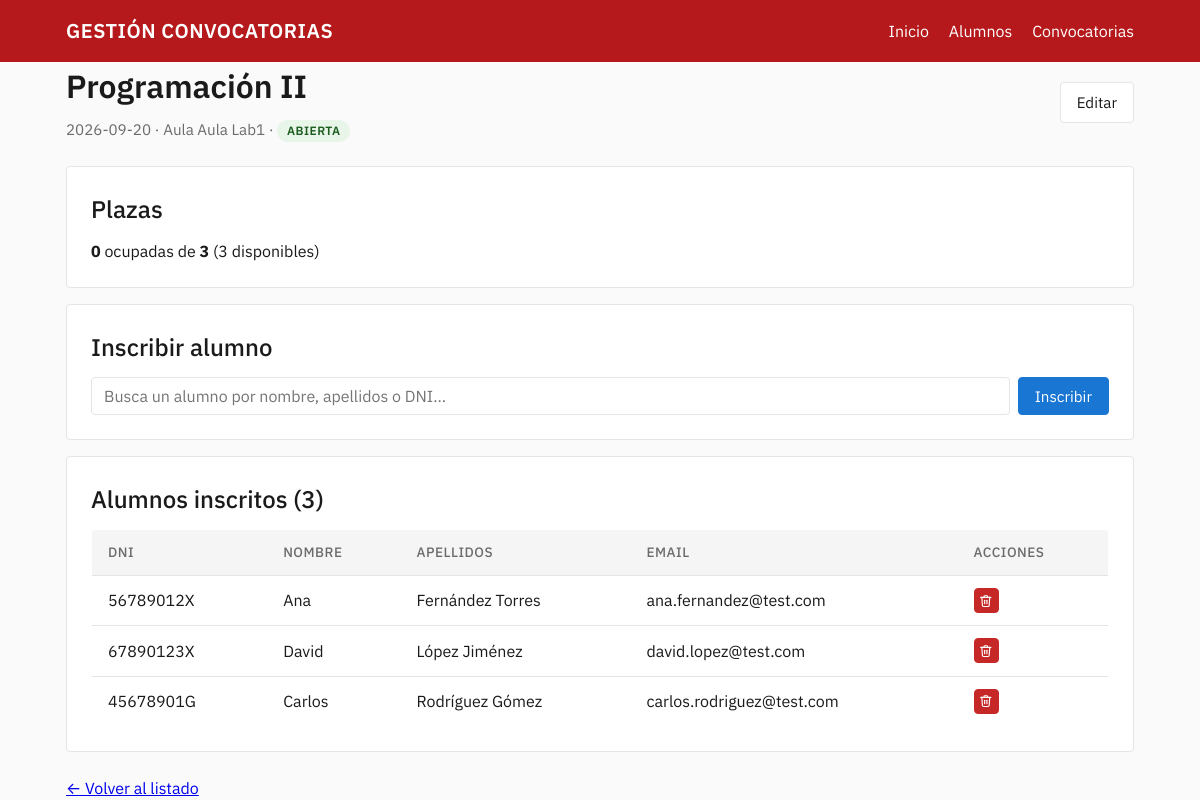
/convocatorias/3, run on the app's committed database.
### tables this page shows
CREATE TABLE inscripciones (
    id              INT UNSIGNED AUTO_INCREMENT PRIMARY KEY,
    alumno_id       INT UNSIGNED NOT NULL,
    convocatoria_id INT UNSIGNED NOT NULL,
     
    UNIQUE KEY uk_alumno_convocatoria (alumno_id, convocatoria_id),
     
    FOREIGN KEY (alumno_id)       REFERENCES alumnos(id)       ON DELETE RESTRICT,
    FOREIGN KEY (convocatoria_id) REFERENCES convocatorias(id) ON DELETE RESTRICT
);

CREATE TABLE alumnos (
    id        INT UNSIGNED AUTO_INCREMENT PRIMARY KEY,
    nombre    VARCHAR(100) NOT NULL,
    apellidos VARCHAR(150) NOT NULL,
    email     VARCHAR(255) NOT NULL UNIQUE,
    dni       CHAR(9)      NOT NULL UNIQUE,
    CONSTRAINT chk_alumnos_dni CHECK (dni REGEXP '^[0-9]{8}[A-HJ-NP-TV-Z]$')
);

### app/Core/Controller.php (called while the page is built, shortened)
<?php
abstract class Controller
{
    protected function render(string $view, array $data = []): void
    {
        extract($data, EXTR_SKIP);
        $viewPath = __DIR__ . '/../Views/' . $view . '.php';
        require $viewPath;
        require __DIR__ . '/../Views/layout.php';
    }
}

### app/Controllers/ConvocatoriaController.php (called while the page is built, shortened)
<?php
final class ConvocatoriaController extends Controller
{
    public function show(string $id): void
    {
        $convocatoria = Convocatoria::find((int) $id);
        $this->render('convocatorias/show', [
            'title' => $convocatoria['asignatura'],
            'convocatoria' => $convocatoria,
            'inscritos' => Convocatoria::inscritos((int) $id),
            'alumnosDisponibles' => \App\Models\Alumno::disponiblesParaFecha($convocatoria['fecha']),        ]);
    }
}

### public/index.php (called while the page is built, shortened)
<?php
spl_autoload_register(function (string $class): void {
    $prefix = 'App\\';
    $relative = substr($class, strlen($prefix));
    $file = __DIR__ . '/../app/' . str_replace('\\', '/', $relative) . '.php';
});
$router = new Router();
$router->get('/', [HomeController::class, 'index']);
$router->get   ('/alumnos',                [AlumnoController::class, 'index']);
$router->get   ('/alumnos/crear',          [AlumnoController::class, 'create']);
$router->post  ('/alumnos',                [AlumnoController::class, 'store']);
$router->get   ('/alumnos/{id}/editar',    [AlumnoController::class, 'edit']);
$router->put   ('/alumnos/{id}',           [AlumnoController::class, 'update']);
$router->delete('/alumnos/{id}',           [AlumnoController::class, 'destroy']);
$router->get   ('/convocatorias',                [ConvocatoriaController::class, 'index']);
$router->get   ('/convocatorias/crear',          [ConvocatoriaController::class, 'create']);
$router->post  ('/convocatorias',                [ConvocatoriaController::class, 'store']);
$router->get   ('/convocatorias/{id}/editar',    [ConvocatoriaController::class, 'edit']);
$router->get   ('/convocatorias/{id}',           [ConvocatoriaController::class, 'show']);
$router->put   ('/convocatorias/{id}',           [ConvocatoriaController::class, 'update']);
$router->delete('/convocatorias/{id}',           [ConvocatoriaController::class, 'destroy']);
$router->post  ('/convocatorias/{id}/inscripciones', [InscripcionController::class, 'store']);
$router->delete('/inscripciones/{id}',                [InscripcionController::class, 'destroy']);
$router->dispatch($_SERVER['REQUEST_METHOD'], $_SERVER['REQUEST_URI']);

### config/config.php (called while the page is built)
<?php
return [
    'db' => [
        'host' => '127.0.0.1',
        'name' => 'ticarum_convocatorias',
        'user' => 'root',
        'pass' => '',
    ],
];

### app/Core/Database.php (called while the page is built, shortened)
<?php
final class Database
{
    private static ?PDO $pdo = null;
    public static function pdo(): PDO
    {
        if (self::$pdo === null) {
            $cfg = require __DIR__ . '/../../config/config.php';
            $dsn = "mysql:host={$cfg['db']['host']};dbname={$cfg['db']['name']};charset=utf8mb4";
            self::$pdo = new PDO($dsn, $cfg['db']['user'], $cfg['db']['pass'], [
                PDO::ATTR_ERRMODE            => PDO::ERRMODE_EXCEPTION,
                PDO::ATTR_DEFAULT_FETCH_MODE => PDO::FETCH_ASSOC,
                PDO::ATTR_EMULATE_PREPARES   => false,
                PDO::MYSQL_ATTR_INIT_COMMAND => 'SET NAMES utf8mb4 COLLATE utf8mb4_unicode_ci',
            ]);
        }
        return self::$pdo;
    }
}

### app/Models/Convocatoria.php (called while the page is built, shortened)
<?php
final class Convocatoria
{
    public static function find(int $id): ?array
    {
        $stmt = Database::pdo()->prepare('SELECT * FROM v_convocatorias WHERE id = ?');
        $stmt->execute([$id]);
        return $stmt->fetch() ?: null;
    }
    public static function inscritos(int $id): array
    {
        $stmt = Database::pdo()->prepare(
            'SELECT a.*, i.id AS inscripcion_id
               FROM inscripciones i
               JOIN alumnos a ON a.id = i.alumno_id
              WHERE i.convocatoria_id = ?
              ORDER BY a.apellidos, a.nombre'
        );
        $stmt->execute([$id]);
        return $stmt->fetchAll();
    }
}

### app/Views/convocatorias/show.php (the view, shortened to what this page needs)
<div class="page-header">
    <div>
        <h1><?= htmlspecialchars($convocatoria['asignatura']) ?></h1>
        <p class="subhead">
            <?= htmlspecialchars($convocatoria['fecha']) ?> ·
            Aula <?= htmlspecialchars($convocatoria['aula']) ?> ·
            <span class="badge badge-<?= htmlspecialchars($convocatoria['estado']) ?>">
                <?= htmlspecialchars($convocatoria['estado']) ?>
            </span>
        </p>
    </div>
    <a href="/convocatorias/<?= $convocatoria['id'] ?>/editar" class="btn">Editar</a>
</div>
<div class="card">
    <h2>Plazas</h2>
    <p>
        <strong><?= $convocatoria['plazas_ocupadas'] ?></strong> ocupadas de
        <strong><?= $convocatoria['plazas_maximas'] ?></strong>
        (<?= $convocatoria['plazas_disponibles'] ?> disponibles)
    </p>
</div>
<?php if ($convocatoria['estado'] === 'abierta'): ?>
    <div class="card">
        <h2>Inscribir alumno</h2>
        <?php if (empty($alumnosDisponibles)): ?>
            <p>Todos los alumnos del sistema ya están inscritos en esta convocatoria.</p>
        <?php else: ?>
            <form data-inscripcion-form data-convocatoria-id="<?= $convocatoria['id'] ?>" class="inline-flex-form">
                <div class="combo" data-combo>
                    <input type="text"
                           class="combo-input"
                           placeholder="Busca un alumno por nombre, apellidos o DNI…"
                           autocomplete="off">
                </div>
                <button type="submit" class="btn btn-primary">Inscribir</button>
            </form>
        <?php endif; ?>
    </div>
<?php elseif ($convocatoria['estado'] === 'completa'): ?>
    <div class="card"><p class="muted">No hay plazas disponibles para nuevas inscripciones.</p></div>
<?php elseif ($convocatoria['estado'] === 'finalizada'): ?>
    <div class="card"><p class="muted">Esta convocatoria ya ha finalizado.</p></div>
<?php endif; ?>
<div class="card">
    <h2>Alumnos inscritos (<?= count($inscritos) ?>)</h2>
    <?php if (empty($inscritos)): ?>
        <p>No hay alumnos inscritos todavía.</p>
    <?php else: ?>
        <table class="data-table">
            <thead>
            <tr><th>DNI</th><th>Nombre</th><th>Apellidos</th><th>Email</th><th>Acciones</th></tr>
            </thead>
            <tbody>
            <?php foreach ($inscritos as $a): ?>
                <tr>
                    <td><?= htmlspecialchars($a['dni']) ?></td>
                    <td><?= htmlspecialchars($a['nombre']) ?></td>
                    <td><?= htmlspecialchars($a['apellidos']) ?></td>
                    <td><?= htmlspecialchars($a['email']) ?></td>
                    <td>
                        <button type="button" class="btn btn-sm btn-danger btn-icon-only"
                                data-inscripcion-delete="<?= $a['inscripcion_id'] ?>"
                                title="Eliminar inscripción">
                            <svg class="icon" aria-hidden="true"><use href="#icon-trash"/></svg>
                        </button>
                    </td>
                </tr>
            <?php endforeach; ?>
            </tbody>
        </table>
    <?php endif; ?>
</div>
<p style="margin-top: 1.5rem;"><a href="/convocatorias">← Volver al listado</a></p>

### app/Core/Router.php (shortened to what this page needs)
<?php
final class Router
{
    private array $routes = [];
    private function add(string $method, string $path, array $handler): void
    {
        $this->routes[] = ['method' => $method, 'path' => $path, 'handler' => $handler];
    }
    public function dispatch(string $method, string $uri): void
    {
        $path = parse_url($uri, PHP_URL_PATH) ?? '/';
        foreach ($this->routes as $route) {
            if ($route['method'] !== $method) continue;
            $pattern = '#^' . preg_replace('#\{([a-z_]+)\}#', '(?P<$1>[^/]+)', $route['path']) . '$#';
            if (preg_match($pattern, $path, $matches)) {
                $params = array_filter($matches, 'is_string', ARRAY_FILTER_USE_KEY);
                [$class, $action] = $route['handler'];
                (new $class())->$action(...array_values($params));
                return;
            }
        }
    }
}

### public/assets/css/app.css (style rules this page uses)
:root { --c-primary: #B6191B; --c-primary-dark: #8B1316; --c-bg: #FAFAFA; --c-surface: #FFFFFF; --c-text: #1A1A1A; --c-muted: #6B6B6B; --c-border: #E5E5E5; --c-success: #2E7D32; --c-danger: #C62828; --c-warning: #ED6C02; --c-action: #1976D2; --c-action-dark: #0D47A1; --font: 'IBM Plex Sans', system-ui, -apple-system, sans-serif; --radius: 4px; --gap: 1rem; }
* { box-sizing: border-box; margin: 0; padding: 0; }
body { font-family: var(--font), sans-serif; color: var(--c-text); background: var(--c-bg); line-height: 1.5; }
h1 { font-weight: 600; margin-bottom: 0.5rem; }
h2 { font-weight: 500; margin-bottom: 0.75rem; }
.card { background: var(--c-surface); border: 1px solid var(--c-border); border-radius: var(--radius); padding: 1.5rem; margin-bottom: 1rem; }
.page-header { display: flex; justify-content: space-between; align-items: center; margin-bottom: 1.5rem; }
.btn { display: inline-flex; align-items: center; gap: 0.4rem; padding: 0.5rem 1rem; border-radius: var(--radius); border: 1px solid var(--c-border); background: var(--c-surface); color: var(--c-text); cursor: pointer; font-family: inherit; font-size: 0.95rem; text-decoration: none; transition: background 0.15s, border-color 0.15s; }
.btn-primary { background: var(--c-action); color: #fff; border-color: var(--c-action); }
.btn-danger { background: var(--c-danger); color: #fff; border-color: var(--c-danger); }
.btn-sm { padding: 0.25rem 0.6rem; font-size: 0.85rem; }
.btn-icon-only { padding: 0.5rem; }
.btn-sm.btn-icon-only { padding: 0.3rem; }
.data-table { width: 100%; background: var(--c-surface); border: 1px solid var(--c-border); border-radius: var(--radius); border-collapse: collapse; overflow: hidden; }
.data-table th, .data-table td { padding: 0.75rem 1rem; text-align: left; border-bottom: 1px solid var(--c-border); }
.data-table th { background: #f5f5f5; font-weight: 500; font-size: 0.85rem; color: var(--c-muted); text-transform: uppercase; letter-spacing: 0.5px; }
.data-table tbody tr:last-child td { border-bottom: none; }
.badge { display: inline-block; padding: 0.15rem 0.6rem; border-radius: 999px; font-size: 0.75rem; font-weight: 600; text-transform: uppercase; letter-spacing: 0.5px; }
.badge-abierta { background: #e8f5e9; color: #1b5e20; }
.page-header > div { flex: 1; }
.subhead { color: var(--c-muted); font-size: 0.95rem; margin-top: 0.25rem; }
.card + .card { margin-top: 1rem; }
.card h2 { margin-bottom: 0.75rem; }
.inline-flex-form { display: flex; gap: 0.5rem; align-items: stretch; }
.combo { position: relative; flex: 1; }
.combo-input { width: 100%; padding: 0.5rem 0.75rem; border: 1px solid var(--c-border); border-radius: var(--radius); font-family: inherit; font-size: 1rem; background: var(--c-surface); }
.icon { width: 1em; height: 1em; flex-shrink: 0; }

### data on the page
inscripciones: alumno.dni "56789012X", alumno.nombre "Ana", alumno.apellidos "Fernández Torres", alumno.email "ana.fernandez@test.com"
inscripciones: alumno.dni "67890123X", alumno.nombre "David", alumno.apellidos "López Jiménez", alumno.email "david.lopez@test.com"
inscripciones: alumno.dni "45678901G", alumno.nombre "Carlos", alumno.apellidos "Rodríguez Gómez", alumno.email "carlos.rodriguez@test.com"

### other printed values
$convocatoria['asignatura'] "Programación II"
$convocatoria['fecha'] "2026-09-20"
$convocatoria['aula'] "Aula Lab1"
$convocatoria['estado'] "ABIERTA"
$convocatoria['plazas_ocupadas'] "0"
$convocatoria['plazas_maximas'] "3"
$convocatoria['plazas_disponibles'] "3"
